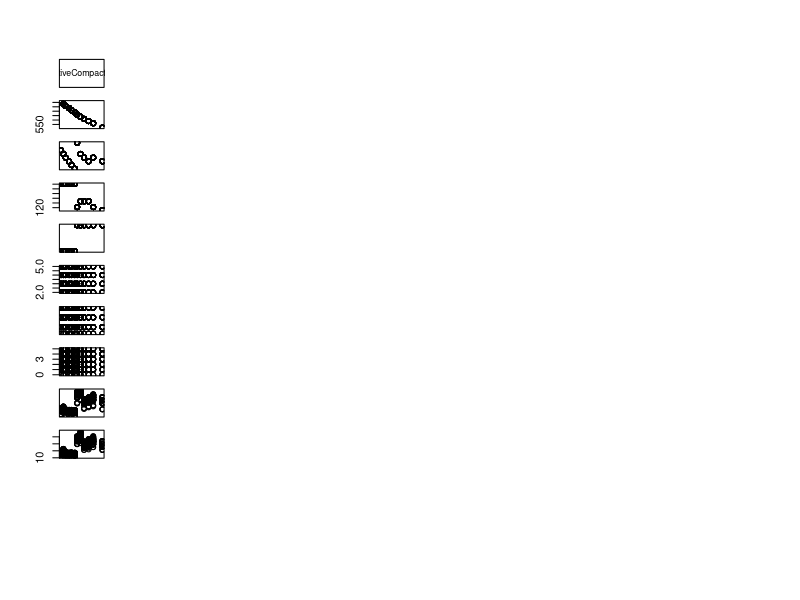

Here is the R script that generated this plot: (Note: this script raises an error after producing the figure.)
engy_eff <- read.csv("data/regression/EnergyEfficiency.csv", stringsAsFactors = FALSE)
values <- data.frame(engy_eff)
cor(engy_eff)
var(engy_eff)
cov(engy_eff)
pairs(engy_eff)

#disable package warnings for screenshotting purposes
options(warn=-1)

############## engy_eff Exploration ################

#Plot Heating Load againest Cooling Load
plot(engy_eff$HeatingLoad, engy_eff$CoolingLoad, xlab="Heating Load", ylab="Cooling Load")
#Plot Relative Compactness against the Surface Area
plot(engy_eff$RelativeCompactness, engy_eff$SurfaceArea, xlab="Relative Compactness", ylab="Surface Area")

#Summarize each predicted attribute
attach(values)
summary(engy_eff$HeatingLoad)
summary(engy_eff$CoolingLoad)

#look at the two predicted characteristics
table(engy_eff$HeatingLoad)
table(engy_eff$CoolingLoad)

set.seed(1)

########## Create Prediction Model - Heating Load #############

mydata <- data.frame(engy_eff)
regression.model <- lm(HeatingLoad ~ SurfaceArea + RoofArea + WallArea)

plot(HeatingLoad, CoolingLoad, xlab="HeatingLoad", ylab="CoolingLoad")
abline(lm(HeatingLoad ~ CoolingLoad, data = mydata))
plot(regression.model, which = 1)

#predict Heating load based on Surface Area, RoofArea and WallArea vars
newdata <- data.frame(SurfaceArea=500.0, RoofArea=150.0, WallArea=300.0)
predict(regression.model, newdata)
#summarize the model in relation to r squared
summary(regression.model)$r.squared
predict(regression.model, newdata, interval="confidence")
predict(regression.model, newdata, interval="predict")
plot(regression.model, which = 1)

########## Create Prediction Model - Cooling Load #############

mydata1 <- data.frame(engy_eff)
regression.model1 <- lm(CoolingLoad ~ SurfaceArea + RoofArea + WallArea)
plot(CoolingLoad, HeatingLoad, xlab="x CoolingLoad", ylab="HeatingLoad")
abline(lm(CoolingLoad ~ HeatingLoad, data = mydata1))
methods(plot)
plot(regression.model1, which = 1)

#predict Cooling load based on Surface Area, RoofArea and WallArea vars
newdata1 <- data.frame(SurfaceArea=500.0, RoofArea=150.0, WallArea=300.0)
predict(regression.model1, newdata1)

summary(regression.model1)$r.squared
predict(regression.model1, newdata1, interval="confidence")
predict(regression.model1, newdata1, interval="predict")

